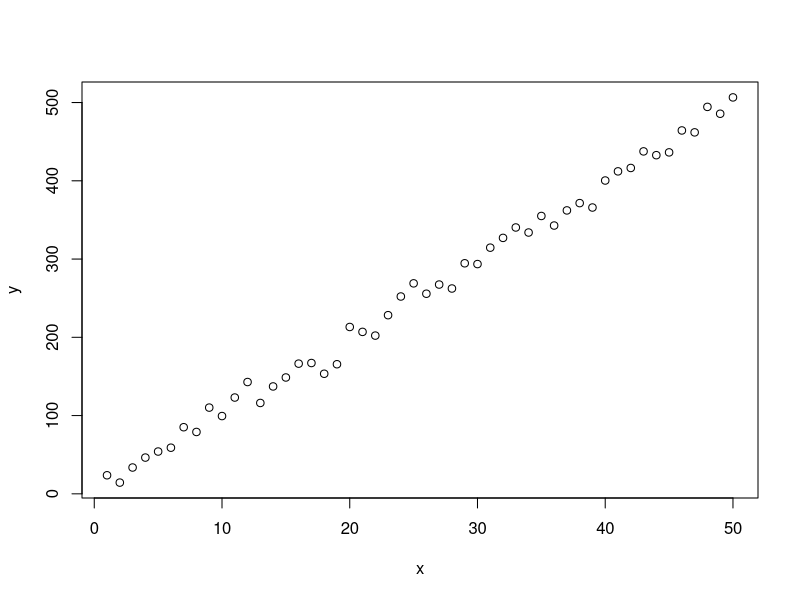
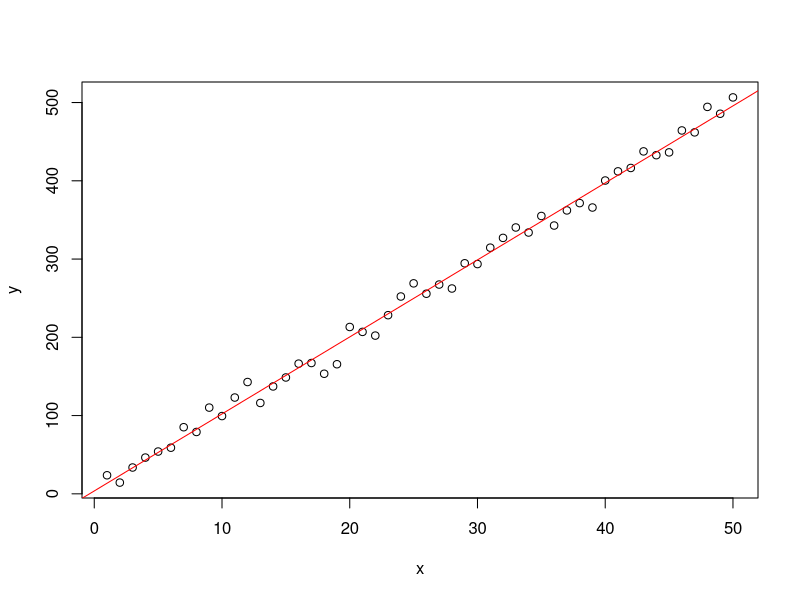

Here is the R script that generated these plots, in order:
## ---- chunk 1
knitr::opts_chunk$set(
  collapse = TRUE,
  # warning = FALSE,
  # message = FALSE,
  comment = "#>",
  fig.path = "knitr-figs/",
  cache.path = if (knitr:::is_latex_output()) "knitr-cache-tex/" else "knitr-cache-docx/",
  fig.asp = 0.618,
  fig.width = 9,
  out.width = "6in",
  echo = TRUE,
  autodep = TRUE,
  cache = TRUE,
  # cache.comments = FALSE,
  dev = if (knitr:::is_latex_output()) "pdf" else "png",
  dpi = 200,
  fig.align = "center",
  fig.pos = "htb"
)
## ---- chunk 2
set.seed(42)
n <- 50 # sample size
x <- 1:n
y <- 10 * x + rnorm(n, 0, 10)
# y = 10*x^1.5 + rnorm(n, 0, 10)
n
## ---- chunk 3
# library(kableExtra)
library(dplyr)
library(xtable)
z <- 37
## ---- chunk 4
data <- tbl_df(cbind(x, y))
data
## ---- chunk 5
plot(x, y)
## ---- chunk 6
fit <- lm(y ~ x)
print(summary(fit))
## ---- chunk 7
plot(x, y)
abline(fit, col = "red")
